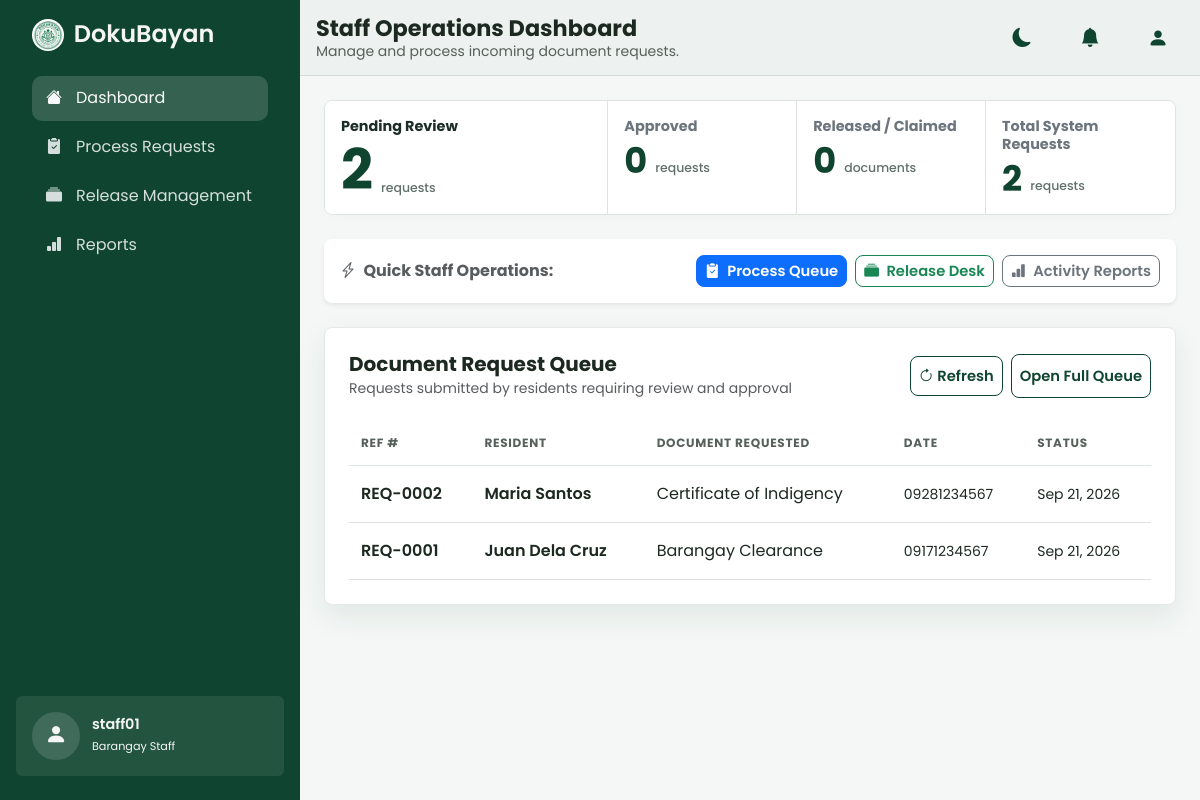
Screenshot of /staff/dashboard.php (signed in) with the database file from the repository.
### tables this page shows
CREATE TABLE requests (
    request_id    INT AUTO_INCREMENT PRIMARY KEY,
    resident_id   INT NOT NULL,
    document_id   INT NOT NULL,
    processed_by  INT NULL,  
    request_date  DATETIME NOT NULL DEFAULT CURRENT_TIMESTAMP,
    status        VARCHAR(30) NOT NULL DEFAULT 'Pending',
    purpose       TEXT NULL,
    remarks       TEXT NULL,
    amount_due    DECIMAL(10,2) NOT NULL DEFAULT 0,

    CONSTRAINT fk_requests_resident
        FOREIGN KEY (resident_id) REFERENCES residents(resident_id)
        ON UPDATE CASCADE ON DELETE RESTRICT,

    CONSTRAINT fk_requests_document
        FOREIGN KEY (document_id) REFERENCES document_types(document_id)
        ON UPDATE CASCADE ON DELETE RESTRICT,

    CONSTRAINT fk_requests_user
        FOREIGN KEY (processed_by) REFERENCES users(id)
        ON UPDATE CASCADE ON DELETE SET NULL
);

CREATE TABLE residents (
    resident_id     INT AUTO_INCREMENT PRIMARY KEY,
    user_id         INT NULL UNIQUE,
    first_name      VARCHAR(100) NOT NULL,
    last_name       VARCHAR(100) NOT NULL,
    address         VARCHAR(255) NOT NULL,
    contact_number  VARCHAR(20)  NOT NULL,
    status          ENUM('pending', 'verified', 'rejected') NOT NULL DEFAULT 'pending',
    created_at      DATETIME NOT NULL DEFAULT CURRENT_TIMESTAMP,

    CONSTRAINT fk_residents_user
        FOREIGN KEY (user_id) REFERENCES users(id)
        ON UPDATE CASCADE ON DELETE SET NULL
);

CREATE TABLE document_types (
    document_id       INT AUTO_INCREMENT PRIMARY KEY,
    document_number   VARCHAR(50)  NOT NULL UNIQUE,
    document_name      VARCHAR(100) NOT NULL,  
    file_path         VARCHAR(255) NULL, 
    processing_days   INT NOT NULL DEFAULT 1,
    fee               DECIMAL(10,2) NOT NULL DEFAULT 0,
    requirements      TEXT NULL,
    is_active         TINYINT(1) NOT NULL DEFAULT 1
);

### staff/dashboard.php (called while the page is built, shortened)
<?php
require_once __DIR__ . '/../config/database.php';
$basePath = '..';
$stats = ['total' => 0, 'pending' => 0, 'approved' => 0, 'released' => 0];
$recentRequests = [];
try {
    $stmtStats = $pdo->query("
        SELECT COUNT(*) AS total,
            SUM(CASE WHEN LOWER(status) = 'pending' THEN 1 ELSE 0 END) AS pending,
            SUM(CASE WHEN LOWER(status) IN ('approved', 'ready for release') THEN 1 ELSE 0 END) AS approved,
            SUM(CASE WHEN LOWER(status) IN ('claimed', 'released') THEN 1 ELSE 0 END) AS released
        FROM requests
    ");
    $stats = $stmtStats->fetch() ?: $stats;
    $stmtRecent = $pdo->query("
        SELECT r.request_id, r.request_date, r.status, d.document_name,
            res.first_name, res.last_name, res.contact_number
        FROM requests r
        JOIN document_types d ON d.document_id = r.document_id
        JOIN residents res ON res.resident_id = r.resident_id
        WHERE LOWER(r.status) = 'pending'
        ORDER BY r.request_date DESC, r.request_id DESC LIMIT 6
    ");
    $recentRequests = $stmtRecent->fetchAll();
} catch (PDOException $e) {
    $stats = ['total' => 0, 'pending' => 0, 'approved' => 0, 'released' => 0];
    $recentRequests = [];
}
include __DIR__ . '/../page-layout/header.php';
include __DIR__ . '/../includes/dashboard-staff.php';
include __DIR__ . '/../page-layout/footer.php';

### includes/dashboard-staff.php (the view, shortened to what this page needs)
<?php
$basePath = $basePath ?? (function_exists('bdr_base_path') ? bdr_base_path() : '.');
?>
<main class="flex-grow-1 overflow-auto p-3 p-lg-4">
<div class="dashboard-staff">
    <div class="stats-panel mb-4">
        <div class="row g-0">
            <div class="col-12 col-lg-4">
                <div class="stat-card h-100 px-3 py-3 border-end">
                    <p class="stat-card-header mb-2">Pending Review</p>
                    <div class="d-flex align-items-end gap-2">
                        <p class="stat-card-value stat-card-value-large" data-stat="pending"><?= (int)($stats['pending'] ?? 0) ?></p>
                        <p class="stat-card-meta">requests</p>
                    </div>
                </div>
            </div>
            <div class="col-4 col-lg">
                <div class="stat-card h-100 px-3 py-3 border-end">
                    <p class="stat-card-header text-secondary mb-2">Approved</p>
                    <div class="d-flex align-items-end gap-2">
                        <p class="stat-card-value" data-stat="approved"><?= (int)($stats['approved'] ?? 0) ?></p>
                        <p class="stat-card-meta">requests</p>
                    </div>
                </div>
            </div>
            <div class="col-4 col-lg">
                <div class="stat-card h-100 px-3 py-3 border-end">
                    <p class="stat-card-header text-secondary mb-2">Released / Claimed</p>
                    <div class="d-flex align-items-end gap-2">
                        <p class="stat-card-value" data-stat="released"><?= (int)($stats['released'] ?? 0) ?></p>
                        <p class="stat-card-meta">documents</p>
                    </div>
                </div>
            </div>
            <div class="col-4 col-lg">
                <div class="stat-card h-100 px-3 py-3">
                    <p class="stat-card-header text-secondary mb-2">Total System Requests</p>
                    <div class="d-flex align-items-end gap-2">
                        <p class="stat-card-value" data-stat="total"><?= (int)($stats['total'] ?? 0) ?></p>
                        <p class="stat-card-meta">requests</p>
                    </div>
                </div>
            </div>
        </div>
    </div>
    <div class="card border-0 shadow-sm rounded-3 p-3 mb-4 bg-white">
        <div class="d-flex flex-wrap gap-2 align-items-center justify-content-between">
            <h6 class="fw-bold mb-0 text-muted"><i class="bi bi-lightning-charge me-1"></i> Quick Staff Operations:</h6>
            <div class="d-flex flex-wrap gap-2">
                <a href="<?= $basePath ?>/staff/process-requests.php" class="btn btn-sm btn-primary">
                    <i class="bi bi-clipboard2-check-fill me-1"></i> Process Queue
                </a>
                <a href="<?= $basePath ?>/staff/release-management.php" class="btn btn-sm btn-outline-success">
                    <i class="bi bi-collection-fill me-1"></i> Release Desk
                </a>
                <a href="<?= $basePath ?>/staff/reports.php" class="btn btn-sm btn-outline-secondary">
                    <i class="bi bi-bar-chart-fill me-1"></i> Activity Reports
                </a>
            </div>
        </div>
    </div>
    <div class="panel-white p-4">
        <div class="d-flex justify-content-between align-items-center mb-2">
            <div>
                <h5 class="fw-bold mb-0">Document Request Queue</h5>
                <small class="text-muted" id="dashboard-last-updated">Requests submitted by residents requiring review and approval</small>
            </div>
            <div class="d-flex align-items-center gap-2">
                <button type="button" class="btn btn-sm btn-outline-brand d-inline-flex align-items-center gap-1" id="dashboard-refresh-btn" title="Refresh Queue">
                    <i class="bi bi-arrow-clockwise"></i> <span>Refresh</span>
                </button>
                <a href="<?= $basePath ?>/staff/process-requests.php" class="btn btn-sm btn-outline-brand d-inline-flex align-items-center">Open Full Queue</a>
            </div>
        </div>
        <div id="staff-requests-container">
            <?php if (!empty($recentRequests)): ?>
                <div class="table-responsive">
                    <table class="table table-brand align-middle mb-0">
                        <thead>
                            <tr>
                                <th>Ref #</th>
                                <th>Resident</th>
                                <th>Document Requested</th>
                                <th>Date</th>
                                <th>Status</th>
                            </tr>
                        </thead>
                        <tbody id="staff-requests-tbody">
                            <?php foreach ($recentRequests as $req):
                            ?>
                            <tr>
                                <td class="fw-semibold heading-green">REQ-<?= str_pad($req['request_id'], 4, '0', STR_PAD_LEFT) ?></td>
                                <td>
                                    <div class="fw-semibold"><?= htmlspecialchars($req['first_name'] . ' ' . $req['last_name'], ENT_QUOTES, 'UTF-8') ?></div>
                                </td>
                                <td><?= htmlspecialchars($req['document_name'], ENT_QUOTES, 'UTF-8') ?></td>
                                <td class="text-muted-soft"><small><?= htmlspecialchars($req['contact_number'] ?? 'N/A', ENT_QUOTES, 'UTF-8') ?></small></td>
                                <td class="text-muted-soft"><small><?= date('M d, Y', strtotime($req['request_date'])) ?></small></td>
                            </tr>
                            <?php endforeach; ?>
                        </tbody>
                    </table>
                </div>
            <?php endif; ?>
        </div>
    </div>
</div>
</main>

### assets/css/styles.css (style rules this page uses)
:root { --dark-green: #0F4530; --light-green-hover: #26664c; --accent-green: #0F4530; --white: #f5f5f5; --light-gray: #56615b; --soft-panel: #edf1ef; --surface: #ffffff; --surface-raised: #ffffff; --surface-input: #f8faf9; --gold: #79550f; --danger: #b3261e; --page-bg: #f4f7f5; --border-soft: #dfe8e2; --border-strong: #ccd9d0; --text-dark: #1c2921; --shadow-soft: 0 12px 30px rgba(15, 69, 48, 0.08); }
body { overflow-x: hidden; background: var(--page-bg); color: var(--text-dark); font-family: 'Poppins', system-ui, -apple-system, 'Segoe UI', Roboto, sans-serif; }
.btn { border-radius: 0.5rem; font-size: 0.92rem; font-weight: 600; transition: background-color 0.2s ease, border-color 0.2s ease, color 0.2s ease, transform 0.2s ease; }
:where(a, button, input, select, textarea, [tabindex]):focus-visible { outline-offset: 2px; }
.app-content > main { width: 100%; max-width: 1440px; min-width: 0; align-self: center; }
.sidebar-btn .nav-link i, .offcanvas-nav .nav-link i { flex: 0 0 1.25rem; text-align: center; }
.heading-green { color: var(--dark-green); font-weight: 700; }
.text-muted-soft { color: var(--light-gray); }
.btn-outline-brand { border: 1px solid var(--dark-green); color: var(--dark-green); border-radius: 8px; font-weight: 600; background-color: transparent; transition: background-color 0.15s ease, color 0.15s ease; }
.btn-brand, .btn-outline-brand { min-height: 2.75rem; }
.table-brand { margin-top: 0.75rem; }
.table-brand thead th { color: var(--light-gray); font-weight: 700; font-size: 0.75rem; letter-spacing: 0.06em; text-transform: uppercase; border-bottom: 1px solid var(--border-soft); padding: 0.85rem 0.75rem; }
.table-brand tbody td { vertical-align: middle; padding: 1rem 0.75rem; border-top: 1px solid #edf2ee; color: var(--text-dark); }
.stats-panel { background: var(--surface); border: 1px solid #dfe4df; border-radius: 0.5rem; box-shadow: 0 3px 12px rgba(17, 26, 22, 0.02); overflow: hidden; }
.stat-card { background: var(--surface); color: #1f2f28; }
.stat-card-header { font-size: 0.9rem; font-weight: 700; line-height: 1.25; color: #1c2d28; text-align: left; }
.stat-card-value { font-size: 2.2rem; line-height: 1; font-weight: 700; color: #0f4530; margin-bottom: 0; }
.stat-card-value-large { font-size: 3.5rem; line-height: 0.98; font-weight: 700; }
.stat-card-meta { font-size: 0.78rem; color: #60706a; font-weight: 500; margin-bottom: 0; }
.panel-white { background-color: var(--surface); border: 1px solid #e5e8e6; border-radius: 0.5rem; box-shadow: var(--shadow-soft); }
#dashboard-refresh-btn, .panel-white .view-link { min-height: 2.5rem; }
html { overflow-x: clip; }

### rows the page displays
requests: request_id "0002", resident.last_name "Maria Santos", document.document_name "Certificate of Indigency", resident.contact_number "09281234567", request_date "Sep 21, 2026"
requests: request_id "0001", resident.last_name "Juan Dela Cruz", document.document_name "Barangay Clearance", resident.contact_number "09171234567", request_date "Sep 21, 2026"

### other values shown
$item['label'] "Dashboard"
$item['label'] "Process Requests"
$item['label'] "Release Management"
$item['label'] "Reports"
$name "staff01"
$roleBadge[$role] "Barangay Staff"
$pageTitle "Staff Operations Dashboard"
$pageDescription "Manage and process incoming document requests."
$stats['pending'] "2"
$stats['approved'] "0"
$stats['released'] "0"
$stats['total'] "2"
